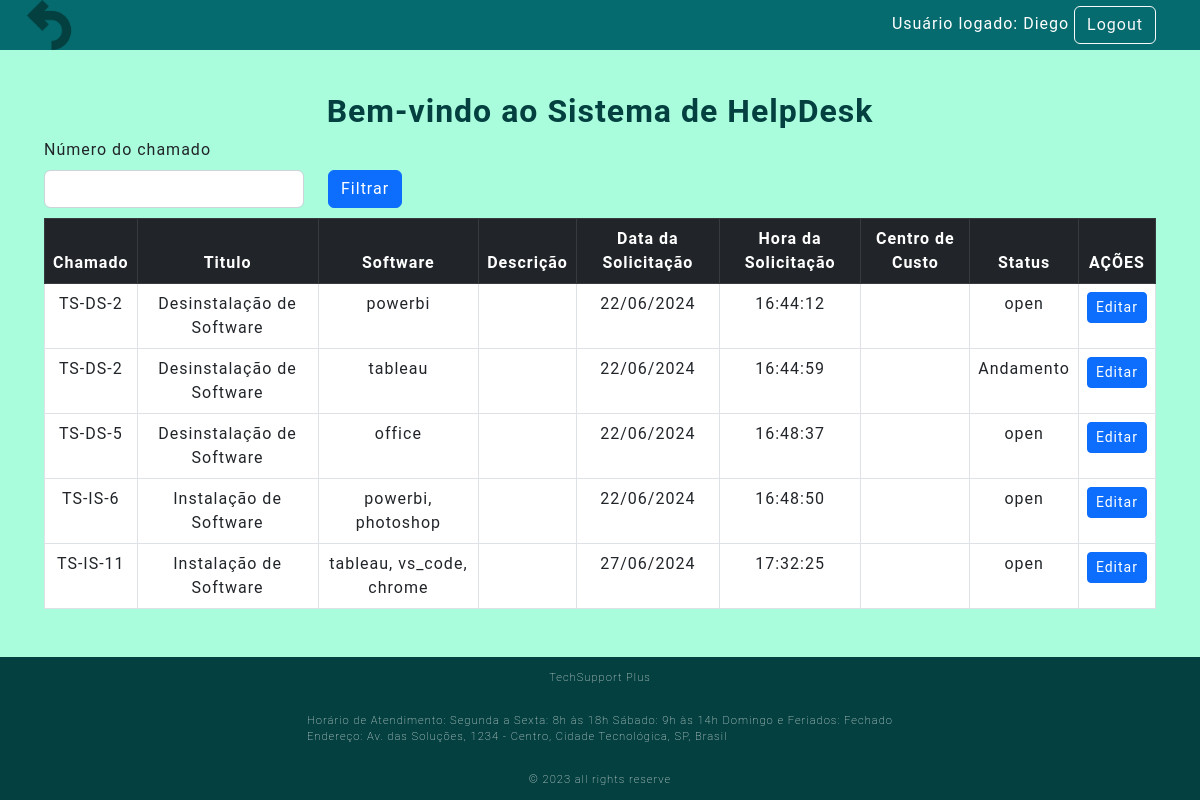
The page /tiket (signed in) on the database its author committed.
### Src/Model/Bd.py (models this page shows, shortened)
class CreatUser(UserMixin,db.Model):
    __tablename__ = "CreatUser"
    id = db.Column(db.Integer, primary_key=True, autoincrement=True)
    userName = db.Column(db.String(150), nullable=False)
    fone = db.Column(db.String(50), nullable=False)
    cadDate = db.Column(db.String(50), nullable=False)
    hour = db.Column(db.String(10), nullable=False)
    emailUser = db.Column(db.String(150), nullable=False)
    passwordUser = db.Column(db.String, nullable=False)
    status = db.Column(db.String(5), nullable=False)

class Ticket(db.Model):
    __tablename__ = "Ticket"
    id = db.Column(db.Integer, primary_key=True, autoincrement=True)
    idUser = db.Column(db.Integer,db.ForeignKey('CreatUser.id'))
    identificador = db.Column(db.String(50), nullable=False)
    title = db.Column(db.String(50), nullable=False)
    software = db.Column(db.String(50), nullable=False)
    description = db.Column(db.String, nullable=False)
    status = db.Column(db.String(20), nullable=False, default='Open')
    execution = db.Column(db.String(500), nullable=False)
    created_data = db.Column(db.String, nullable=False)
    created_hora = db.Column(db.String, nullable=False)
    cost_center = db.Column(db.String, nullable=False)

### Src/View/NewTicket.py (the view)
@tk.route('/tiket')
def tiket():
    tickets = Ticket.query.all()
    return render_template('servicos.html', tickets=tickets)

### Src/View/Login.py (called while the page is built)
@login_manager.user_loader
def load_user(employee_id):
  usuario = CreatUser.query.filter_by(id=employee_id).first()
  return usuario

### Templates/servicos.html
{% extends 'base.html' %}
{% block conteudo %}
<h1>Bem-vindo ao Sistema de HelpDesk</h1>
<div class="row" style="text-align: left;">
    <label class="form-label" for="form3Example4">Número do chamado</label>
    <form method="POST" action="{{url_for('router.tk.servicos')}}" >
        <div class="form-group row">
            <div class="form-group col-md-3">
                <input type="text" class="form-control" name="numeroChamado">
            </div>
            <div class="col-auto">
                <button type="submit" class="btn btn-primary">Filtrar</button>
            </div>
        </div>
    </form>
    <br> <br>
</div>
<div class="bg-white ">
    <table class="table table-bordered table-hover">
        <thead class="table-dark">
            <tr>
                <th scope="col">Chamado</th>
                <th scope="col">Titulo</th>
                <th scope="col">Software</th>
                <th scope="col">Descrição</th>
                <th scope="col">Data da Solicitação</th>
                <th scope="col">Hora da Solicitação</th>
                <th scope="col">Centro de Custo</th>
                <th scope="col">Status</th>
                <th scope="col">AÇÕES</th>
            </tr>
        </thead>
        <tbody>
            {% for ticket in tickets %}
            {% if ticket.status != "Fechado" %}
            <tr>
                <td>{{ticket.identificador}}</td>
                <td>{{ticket.title}}</td>
                <td>{{ticket.software}}</td>
                <td>{{ticket.description}}</td>
                <td>{{ticket.created_data}}</td>
                <td>{{ticket.created_hora}}</td>
                <td>{{ticket.cost_center}}</td>
                <td>{{ticket.status}}</td>
                <td> <a href="{{ticket.id}}/atendimento" class="btn btn-primary btn-sm" >Editar</a>
                </td>
            </tr>
            {% endif %}
            {% endfor %}
        </tbody>
    </table>
</div>
{% endblock conteudo %}

### Templates/nav.html (shortened to what this page needs)
<nav class="navbar navbar-expand-lg bg-body-tertiary" id="nav_content">
  <div class="container-fluid" id="nav_content">
    <div class="container-fluid">
      <a href="{{ url_for('router.home.index') }}">
        <img src="{{ url_for('static', filename='img/seta-de-retorno-a-esquerda.png') }}"
          alt="Remoção ou Desinstalação de Software" width="50">
      </a>
    </div>
    <div class="ms-auto">
      {% if not current_user.userName %}
      <div class="text-end login-button">
        <a type="button" class="btn btn-outline-light me-2" href="{{url_for('router.login.login')}}">Login</a>
      </div>
      {% else %}
      <div class="text-end me-4 user-info">
        Usuário logado: {{current_user.userName}}
        <a type="button" class="btn btn-outline-light me-2" href="{{url_for('router.login.logout')}}">Logout</a>
      </div>
      {% endif %}
    </div>
  </div>
</nav>

### Public/style.css (style rules this page uses)
:root { --color-neutral-0: #044040; --color-neutral-10: #2e2c2c; --color-neutral-20: #066b6e; --color-neutral-30: #a8a29e; --color-neutral-40: #fcf8f8; --color-neutral-50: #a9fddd; }
#nav_content { background-color: var(--color-neutral-20); position: fixed; top: 0; width: 100%; z-index: 1000; }
* { font-family: 'Roboto', sans-serif; margin: 0; padding: 0; box-sizing: border-box; letter-spacing: 1px; }
body { background: var(--color-neutral-50); display: flex; flex-direction: column; min-height: 100vh; }
h1 { color: var(--color-neutral-0); font-size: 2rem; font-weight: bold; }
.user-info { text-align: right; color: white; width: 300px; }

### rows shown on the page
CreatUser: userName "Diego"
Ticket: identificador "TS-DS-2", title "Desinstalação de Software", software "powerbi", created_data "22/06/2024", created_hora "16:44:12", status "open"
Ticket: identificador "TS-DS-2", title "Desinstalação de Software", software "tableau", created_data "22/06/2024", created_hora "16:44:59", status "Andamento"
Ticket: identificador "TS-DS-5", title "Desinstalação de Software", software "office", created_data "22/06/2024", created_hora "16:48:37", status "open"
Ticket: identificador "TS-IS-6", title "Instalação de Software", software "powerbi, photoshop", created_data "22/06/2024", created_hora "16:48:50", status "open"
Ticket: identificador "TS-IS-11", title "Instalação de Software", software "tableau, vs_code, chrome", created_data "27/06/2024", created_hora "17:32:25", status "open"
